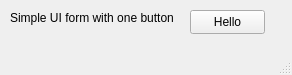
<ui version="4.0" >
 <author></author>
 <comment></comment>
 <exportmacro></exportmacro>
 <class>myQtAppDLG</class>
 <widget class="QMainWindow" name="myQtAppDLG" >
  <property name="geometry" >
   <rect>
    <x>0</x>
    <y>0</y>
    <width>292</width>
    <height>75</height>
   </rect>
  </property>
  <property name="windowTitle" >
   <string>MainWindow</string>
  </property>
  <widget class="QWidget" name="centralwidget" >
   <widget class="QPushButton" name="pushButton" >
    <property name="geometry" >
     <rect>
      <x>190</x>
      <y>10</y>
      <width>75</width>
      <height>24</height>
     </rect>
    </property>
    <property name="text" >
     <string>Hello</string>
    </property>
   </widget>
   <widget class="QLabel" name="label" >
    <property name="geometry" >
     <rect>
      <x>10</x>
      <y>10</y>
      <width>171</width>
      <height>16</height>
     </rect>
    </property>
    <property name="text" >
     <string>Simple UI form with one button</string>
    </property>
   </widget>
  </widget>
  <widget class="QMenuBar" name="menubar" >
   <property name="geometry" >
    <rect>
     <x>0</x>
     <y>0</y>
     <width>292</width>
     <height>19</height>
    </rect>
   </property>
  </widget>
  <widget class="QStatusBar" name="statusbar" >
   <property name="geometry" >
    <rect>
     <x>0</x>
     <y>56</y>
     <width>292</width>
     <height>19</height>
    </rect>
   </property>
  </widget>
 </widget>
 <pixmapfunction></pixmapfunction>
 <resources/>
 <connections/>
</ui>
